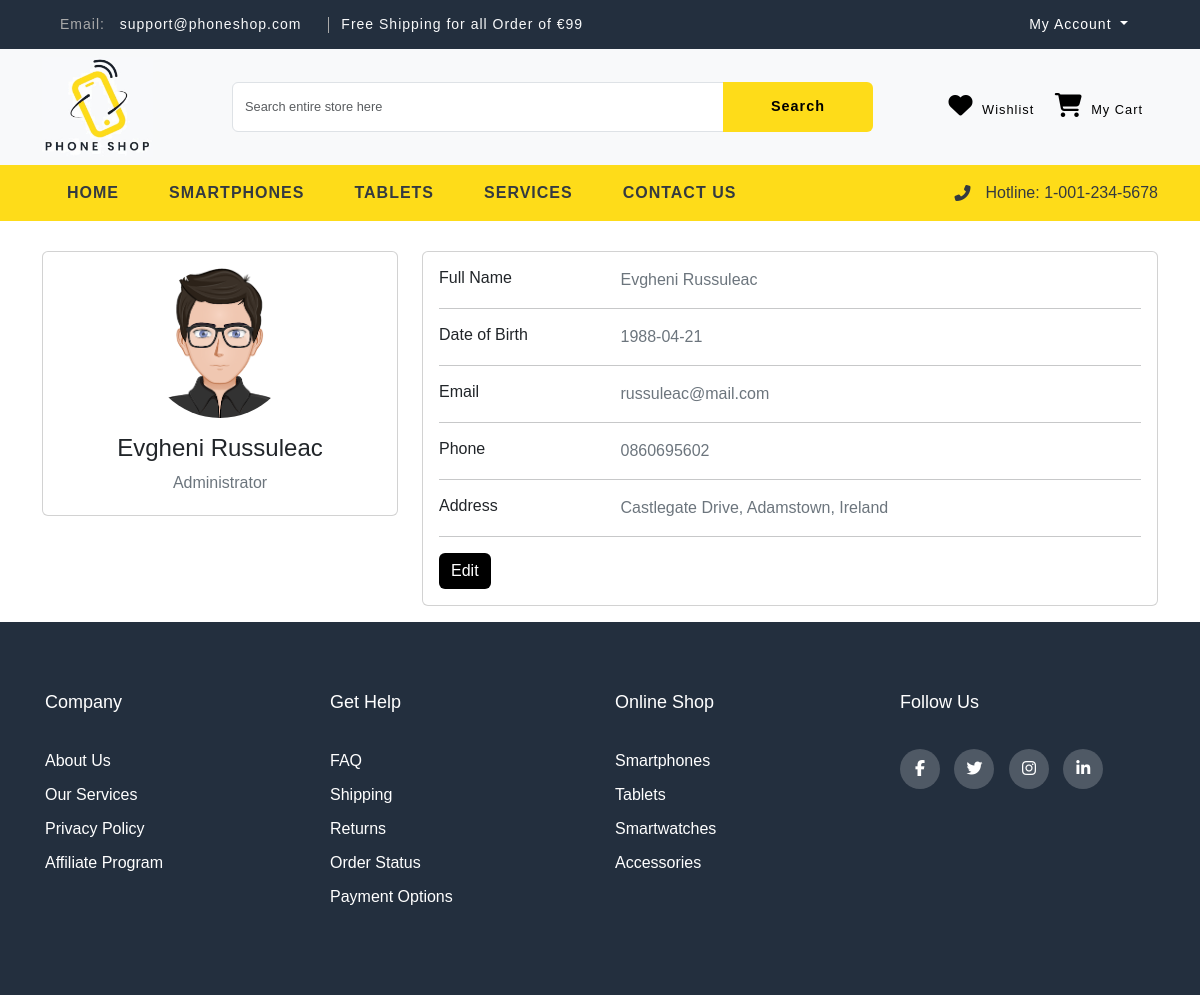
/profile.php (signed in), run on the app's committed database.
### tables this page shows
CREATE TABLE IF NOT EXISTS `users` (
  `id` int NOT NULL AUTO_INCREMENT,
  `title` varchar(4) DEFAULT NULL,
  `firstname` varchar(50) DEFAULT NULL,
  `lastname` varchar(50) DEFAULT NULL,
  `email` varchar(100) DEFAULT NULL,
  `password` varchar(255) DEFAULT NULL,
  `birthdate` date DEFAULT NULL,
  `user_type` enum('Administrator','Standard') NOT NULL DEFAULT 'Standard',
  `address_line1` varchar(255) DEFAULT NULL,
  `address_line2` varchar(255) DEFAULT NULL,
  `city` varchar(100) DEFAULT NULL,
  `postal_code` varchar(20) DEFAULT NULL,
  `country` varchar(100) DEFAULT NULL,
  `phone_number` varchar(20) DEFAULT NULL,
  PRIMARY KEY (`id`),
  UNIQUE KEY `email` (`email`)
);

### public/profile.php (called while the page is built, shortened)
<?php
require_once '../config/DBconnect.php';
require_once '../src/UserProfile.php';
include 'templates/header.php';
$userProfile = new UserProfile($connection);
$userId = $_SESSION['user_id'] ?? null;
$userDetails = $userProfile->getUserById($userId);
function safePrint($data) {
    return htmlspecialchars($data ?? 'Not provided', ENT_QUOTES, 'UTF-8');
}
$address = $userDetails['address_line1'] . ($userDetails['address_line2'] ? ', ' . $userDetails['address_line2'] : '') . ', ' . $userDetails['city'] . ', ' . $userDetails['country'] . ' ' . $userDetails['postal_code'];
$avatarImage = 'images/noavatar.png';
if ($userDetails['title'] == 'Mr.') {
    $avatarImage = 'images/avatarMr.png';
} elseif ($userDetails['title'] == 'Mrs.') {
    $avatarImage = 'images/avatarMrs.png';
}
include '../src/View/profile_view.php';
include 'templates/footer.php';
?>

### src/UserProfile.php (called while the page is built, shortened)
<?php
class UserProfile {
    private $db;
    public function __construct($pdo) {
        $this->db = $pdo;
    }
    public function getUserById($userId) {
        $statement = $this->db->prepare("SELECT id, title, firstname, lastname, email, birthdate, address_line1, address_line2, city, postal_code, country, phone_number, user_type FROM users WHERE id = ?");
        $statement->execute([$userId]);
        return $statement->fetch(PDO::FETCH_ASSOC);
    }
}

### src/View/profile_view.php (the view)
<div class="container profile">
    <div class="main-body">
        <div class="row gutters-sm">
            <div class="col-md-4 mb-3">
                <div class="card">
                    <div class="card-body">
                        <div class="d-flex flex-column align-items-center text-center">
                            <img src="<?= $avatarImage ?>" alt="User profile picture" class="rounded-circle" width="150">
                            <div class="mt-3">
                                <h4><?= safePrint($userDetails['firstname']) . ' ' . safePrint($userDetails['lastname']); ?></h4>
                                <p class="text-secondary mb-1">
                                    <?= $userDetails['user_type'] === 'Administrator' ? 'Administrator' : 'Standard User'; ?>
                                </p>
                            </div>
                        </div>
                    </div>
                </div>
            </div>
            <div class="col-md-8">
                <div class="card mb-3">
                    <div class="card-body">
                        <div class="row">
                            <div class="col-sm-3">
                                <h6 class="mb-0">Full Name</h6>
                            </div>
                            <div class="col-sm-9 text-secondary">
                                <?= safePrint($userDetails['firstname']) . ' ' . safePrint($userDetails['lastname']); ?>
                            </div>
                        </div>
                        <hr>
                        <div class="row">
                            <div class="col-sm-3">
                                <h6 class="mb-0">Date of Birth</h6>
                            </div>
                            <div class="col-sm-9 text-secondary">
                                <?= safePrint($userDetails['birthdate']); ?>
                            </div>
                        </div>
                        <hr>
                        <div class="row">
                            <div class="col-sm-3">
                                <h6 class="mb-0">Email</h6>
                            </div>
                            <div class="col-sm-9 text-secondary">
                                <?= safePrint($userDetails['email']); ?>
                            </div>
                        </div>
                        <hr>
                        <div class="row">
                            <div class="col-sm-3">
                                <h6 class="mb-0">Phone</h6>
                            </div>
                            <div class="col-sm-9 text-secondary">
                                <?= safePrint($userDetails['phone_number']); ?>
                            </div>
                        </div>
                        <hr>
                        <div class="row">
                            <div class="col-sm-3">
                                <h6 class="mb-0">Address</h6>
                            </div>
                            <div class="col-sm-9 text-secondary">
                                <?= safePrint($address); ?>
                            </div>
                        </div>
                        <hr>
                        <div class="row">
                            <div class="col-sm-12">
                                <a class="btn btn-info" href="edit_profile.php">Edit</a>
                            </div>
                        </div>
                    </div>
                </div>
            </div>
        </div>
    </div>
</div>

### public/css/style.css (style rules this page uses)
body { font-family: "muli", sans-serif; }
.profile, .edit-profile { margin-top: 30px; }
.profile .btn, .edit-profile .btn { background-color: black; color: white; border: none; }

### data on the page
users: firstname "Evgheni", lastname "Russuleac", birthdate "1988-04-21", email "russuleac@mail.com", phone_number "0860695602", safePrint($address) "Castlegate Drive, Adamstown, Ireland"
